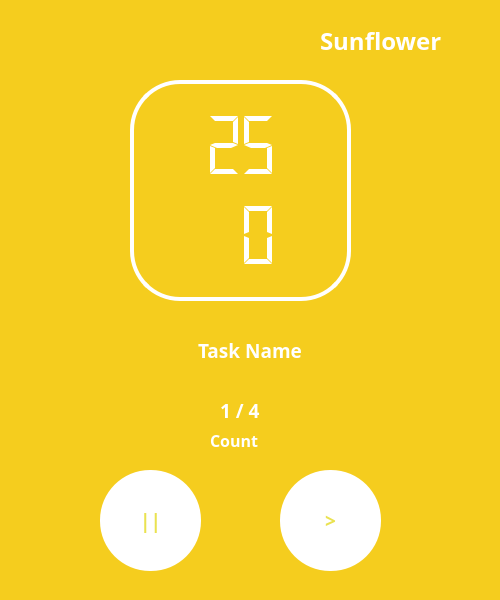
<?xml version="1.0" encoding="UTF-8"?>
<ui version="4.0">
 <class>MainWindow</class>
 <widget class="QMainWindow" name="MainWindow">
  <property name="enabled">
   <bool>true</bool>
  </property>
  <property name="geometry">
   <rect>
    <x>0</x>
    <y>0</y>
    <width>500</width>
    <height>600</height>
   </rect>
  </property>
  <property name="font">
   <font>
    <family>Montserrat</family>
    <pointsize>14</pointsize>
    <weight>50</weight>
    <bold>false</bold>
   </font>
  </property>
  <property name="cursor">
   <cursorShape>ArrowCursor</cursorShape>
  </property>
  <property name="windowTitle">
   <string>MainWindow</string>
  </property>
  <property name="styleSheet">
   <string notr="true">color: #ffffff;</string>
  </property>
  <property name="iconSize">
   <size>
    <width>30</width>
    <height>30</height>
   </size>
  </property>
  <widget class="QWidget" name="centralwidget">
   <property name="styleSheet">
    <string notr="true">background-color:#F5CD1E</string>
   </property>
   <widget class="QLabel" name="name">
    <property name="geometry">
     <rect>
      <x>320</x>
      <y>20</y>
      <width>161</width>
      <height>41</height>
     </rect>
    </property>
    <property name="font">
     <font>
      <family>Montserrat</family>
      <pointsize>18</pointsize>
      <weight>75</weight>
      <bold>true</bold>
     </font>
    </property>
    <property name="text">
     <string>Sunflower</string>
    </property>
   </widget>
   <widget class="QLabel" name="settings">
    <property name="geometry">
     <rect>
      <x>10</x>
      <y>30</y>
      <width>31</width>
      <height>31</height>
     </rect>
    </property>
    <property name="text">
     <string/>
    </property>
    <property name="pixmap">
     <pixmap>img/settings.svg</pixmap>
    </property>
   </widget>
   <widget class="QLabel" name="title">
    <property name="geometry">
     <rect>
      <x>210</x>
      <y>430</y>
      <width>71</width>
      <height>21</height>
     </rect>
    </property>
    <property name="font">
     <font>
      <family>Montserrat</family>
      <pointsize>12</pointsize>
      <weight>75</weight>
      <bold>true</bold>
     </font>
    </property>
    <property name="styleSheet">
     <string notr="true"/>
    </property>
    <property name="text">
     <string>Count</string>
    </property>
   </widget>
   <widget class="QGraphicsView" name="graphicsView">
    <property name="geometry">
     <rect>
      <x>130</x>
      <y>80</y>
      <width>221</width>
      <height>221</height>
     </rect>
    </property>
    <property name="styleSheet">
     <string notr="true">border: 4px solid #ffffff;
border-radius: 50;</string>
    </property>
   </widget>
   <widget class="QLCDNumber" name="seconds">
    <property name="geometry">
     <rect>
      <x>100</x>
      <y>200</y>
      <width>181</width>
      <height>71</height>
     </rect>
    </property>
    <property name="font">
     <font>
      <family>Montserrat</family>
      <pointsize>18</pointsize>
      <weight>75</weight>
      <bold>true</bold>
     </font>
    </property>
    <property name="focusPolicy">
     <enum>Qt::NoFocus</enum>
    </property>
    <property name="layoutDirection">
     <enum>Qt::LeftToRight</enum>
    </property>
    <property name="styleSheet">
     <string notr="true">background: transparent;</string>
    </property>
    <property name="frameShape">
     <enum>QFrame::NoFrame</enum>
    </property>
    <property name="lineWidth">
     <number>1</number>
    </property>
    <property name="mode">
     <enum>QLCDNumber::Dec</enum>
    </property>
    <property name="segmentStyle">
     <enum>QLCDNumber::Flat</enum>
    </property>
    <property name="value" stdset="0">
     <double>0.000000000000000</double>
    </property>
    <property name="intValue" stdset="0">
     <number>0</number>
    </property>
   </widget>
   <widget class="QLCDNumber" name="minutes">
    <property name="geometry">
     <rect>
      <x>100</x>
      <y>110</y>
      <width>181</width>
      <height>71</height>
     </rect>
    </property>
    <property name="sizePolicy">
     <sizepolicy hsizetype="Minimum" vsizetype="Minimum">
      <horstretch>0</horstretch>
      <verstretch>0</verstretch>
     </sizepolicy>
    </property>
    <property name="minimumSize">
     <size>
      <width>15</width>
      <height>0</height>
     </size>
    </property>
    <property name="font">
     <font>
      <family>Montserrat</family>
      <pointsize>18</pointsize>
      <weight>75</weight>
      <bold>true</bold>
     </font>
    </property>
    <property name="mouseTracking">
     <bool>false</bool>
    </property>
    <property name="layoutDirection">
     <enum>Qt::LeftToRight</enum>
    </property>
    <property name="autoFillBackground">
     <bool>false</bool>
    </property>
    <property name="styleSheet">
     <string notr="true">background: transparent;</string>
    </property>
    <property name="inputMethodHints">
     <set>Qt::ImhNone</set>
    </property>
    <property name="frameShape">
     <enum>QFrame::NoFrame</enum>
    </property>
    <property name="frameShadow">
     <enum>QFrame::Raised</enum>
    </property>
    <property name="lineWidth">
     <number>18</number>
    </property>
    <property name="smallDecimalPoint">
     <bool>false</bool>
    </property>
    <property name="digitCount">
     <number>5</number>
    </property>
    <property name="mode">
     <enum>QLCDNumber::Dec</enum>
    </property>
    <property name="segmentStyle">
     <enum>QLCDNumber::Flat</enum>
    </property>
    <property name="value" stdset="0">
     <double>25.000000000000000</double>
    </property>
    <property name="intValue" stdset="0">
     <number>25</number>
    </property>
   </widget>
   <widget class="QPushButton" name="stop_button">
    <property name="geometry">
     <rect>
      <x>100</x>
      <y>470</y>
      <width>101</width>
      <height>101</height>
     </rect>
    </property>
    <property name="font">
     <font>
      <family>Montserrat</family>
      <pointsize>14</pointsize>
      <weight>75</weight>
      <bold>true</bold>
     </font>
    </property>
    <property name="styleSheet">
     <string notr="true">background-color: #ffffff;
border: solid #ffffff;
border-radius: 50%;
color: #EAE251;
cursor:pointer;</string>
    </property>
    <property name="text">
     <string>||</string>
    </property>
   </widget>
   <widget class="QPushButton" name="play_button">
    <property name="geometry">
     <rect>
      <x>280</x>
      <y>470</y>
      <width>101</width>
      <height>101</height>
     </rect>
    </property>
    <property name="font">
     <font>
      <family>Montserrat</family>
      <pointsize>14</pointsize>
      <weight>75</weight>
      <bold>true</bold>
     </font>
    </property>
    <property name="styleSheet">
     <string notr="true">background-color: #ffffff;
border: solid #ffffff;
border-radius: 50%;
color: #EAE251;
cursor:pointer;</string>
    </property>
    <property name="text">
     <string>&gt;</string>
    </property>
   </widget>
   <widget class="QLineEdit" name="count_2">
    <property name="geometry">
     <rect>
      <x>180</x>
      <y>330</y>
      <width>141</width>
      <height>41</height>
     </rect>
    </property>
    <property name="font">
     <font>
      <family>Montserrat</family>
      <pointsize>14</pointsize>
      <weight>75</weight>
      <bold>true</bold>
     </font>
    </property>
    <property name="styleSheet">
     <string notr="true">color: #ffffff;
border: none;</string>
    </property>
    <property name="text">
     <string>Task Name</string>
    </property>
    <property name="alignment">
     <set>Qt::AlignCenter</set>
    </property>
   </widget>
   <widget class="QLabel" name="title_2">
    <property name="geometry">
     <rect>
      <x>220</x>
      <y>400</y>
      <width>51</width>
      <height>21</height>
     </rect>
    </property>
    <property name="font">
     <font>
      <family>Montserrat</family>
      <pointsize>14</pointsize>
      <weight>75</weight>
      <bold>true</bold>
     </font>
    </property>
    <property name="styleSheet">
     <string notr="true">color: #ffffff;
border: none;</string>
    </property>
    <property name="text">
     <string>1 / 4</string>
    </property>
   </widget>
  </widget>
 </widget>
 <resources/>
 <connections/>
</ui>
